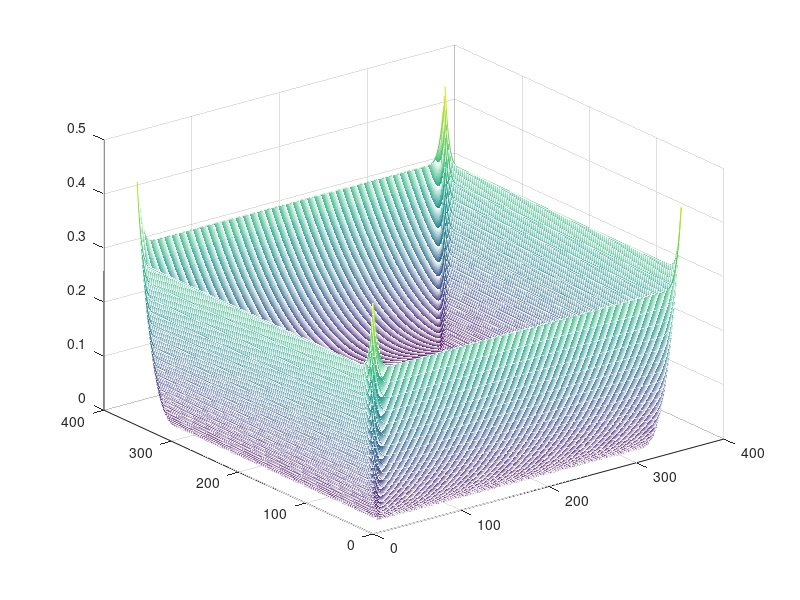

This chart was generated by the following MATLAB code: (Note: this script raises an error after producing the figure.)
%% PTSD1D testing script

%% Initz
clc;
clear all;
close all;

%% Make Variables

%define FS
fs = 10000.0;
%define density
rho = 1.21;
%define speed of sound
c = 343.0;
%define total time
T = 2.0;
%define grid width
gridWidth = 10.0;
%define timestep
dt = 1/(2*fs);
%dfine grid spacing
dx = 2 * dt * c;
%calculate pconst
pconst = rho * c^2 * (dt/dx) * dt * c;
%calculate uconst
uconst = (1/rho)*(dt/dx)*dt*c;
%define pml depth 
PMLdepth = 30;
%calc time steps
timestep = abs(T/dt);
%calc grid size
N = ceil(abs(gridWidth/dx)+2*PMLdepth);
%calculate differentiation matrix
tempdiffmatrix = zeros(1,N);
% temp = zeros(N, N);
%Calc source
src = zeros(1,ceil(T/dt)+1);
src(10:1010) = 10^-12*50*10^(50/20) * sin(2*(pi/1010)*(1:1001));
srcloc = ceil(N/2);
% alpha = 0;
% calculate geometry matricies
% phat = zeros(N,N);
% uhat = zeros(N,N);
% pdiffhat = zeros(N,N);
% udiffhat = zeros(N,N);
pd = zeros(N,N);
ud = zeros(N,N);
    for i2 = 1 : N-1
        if i2 <  ceil((N-2)/2)
            tempdiffmatrix(i2) =  (i2-1);
        end
        if i2 ==  ceil((N-1)/2)
            tempdiffmatrix(i2) = 0 * (1+0j);
        end
        if i2 >  ceil((N-1)/2)
            tempdiffmatrix(i2) = (i2 - 1 - N) ;
        end
    end
diffmatrix = 1i * tempdiffmatrix;
PMLconst = ones(N,N);
PMLconst = PMLconst .* (3.142*N);
PMLdiff = zeros(N,N);
for i = 1 : N
PMLdiff(i,1:PMLdepth) = 1:PMLdepth;
PMLdiff(i,(N-PMLdepth+1):end) = 1 : PMLdepth;
PMLdiff(i,1:PMLdepth) = (1/3.0).*(((PMLdepth-PMLdiff(i,1:PMLdepth))./PMLdepth).^3);
PMLdiff(i,(N-PMLdepth+1):end) = (1/3.0).*(PMLdiff(i,(N-PMLdepth+1):end)./PMLdepth).^3;
% PMLdiff(1:PMLdepth,i) = 1:PMLdepth';
% PMLdiff((N-PMLdepth+1):end, i) = 1 : PMLdepth';
end
mesh(PMLdiff);
% for i = PMLdepth : N-PMLdepth+1
%     PMLdiff(1:PMLdepth,i) = 1:PMLdepth';
% PMLdiff((N-PMLdepth+1):end, i) = 1 : PMLdepth';
% end
PMLdiff2 = PMLdiff';
mesh(PMLdiff2);

PMLdiff = sqrt(PMLdiff.^2 + PMLdiff2.^2);

mesh(PMLdiff);

% PMLdiff((N-PMLdepth+1):end) = 1 : PMLdepth;
% PMLdiff(1:PMLdepth) = (1/3.0).*(((PMLdepth-PMLdiff(1:PMLdepth))./PMLdepth).^3);
% PMLdiff((N-PMLdepth+1):end) = (1/3.0).*(PMLdiff((N-PMLdepth+1):end)./PMLdepth).^3;
PMLalphau = uconst*(1./(1+PMLdiff));
PMLalphap = pconst*(1./(1+PMLdiff));
PMLdiff = ((1-PMLdiff)./(1+PMLdiff));

%% solve for some time
tic();
for i = 1 : T/dt
   [pd, ud] = PSTD2Dfun(pd, ud, diffmatrix,...
     PMLdiff, PMLalphau, PMLalphap, PMLconst, N);
    pd = PTSD2Dsrc(pd, src(i), srcloc);
    mesh(real(pd));
%     view(2);
    title(sprintf('Time = %.6f s',dt*i));
    drawnow;
end
toc();

%% Display the results
